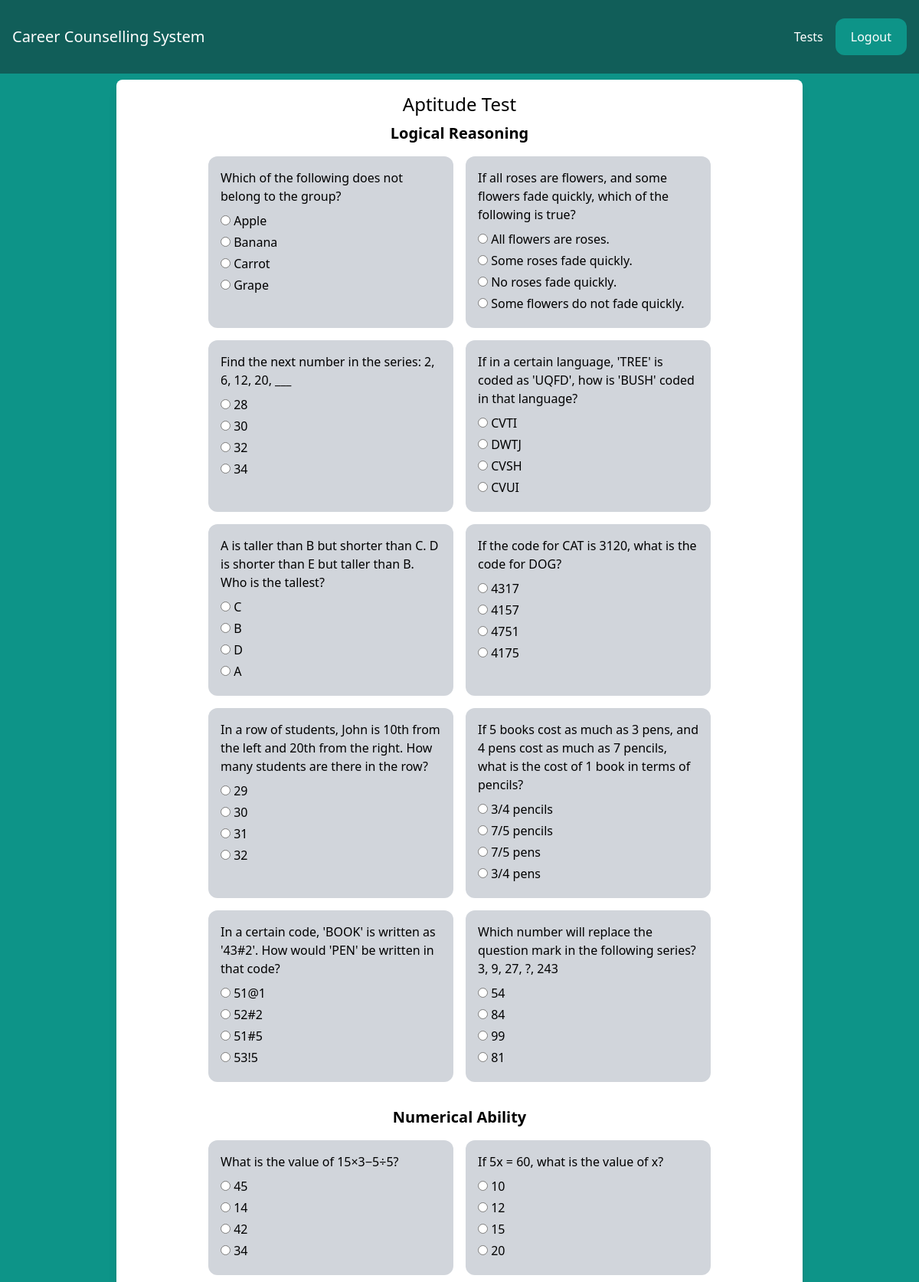
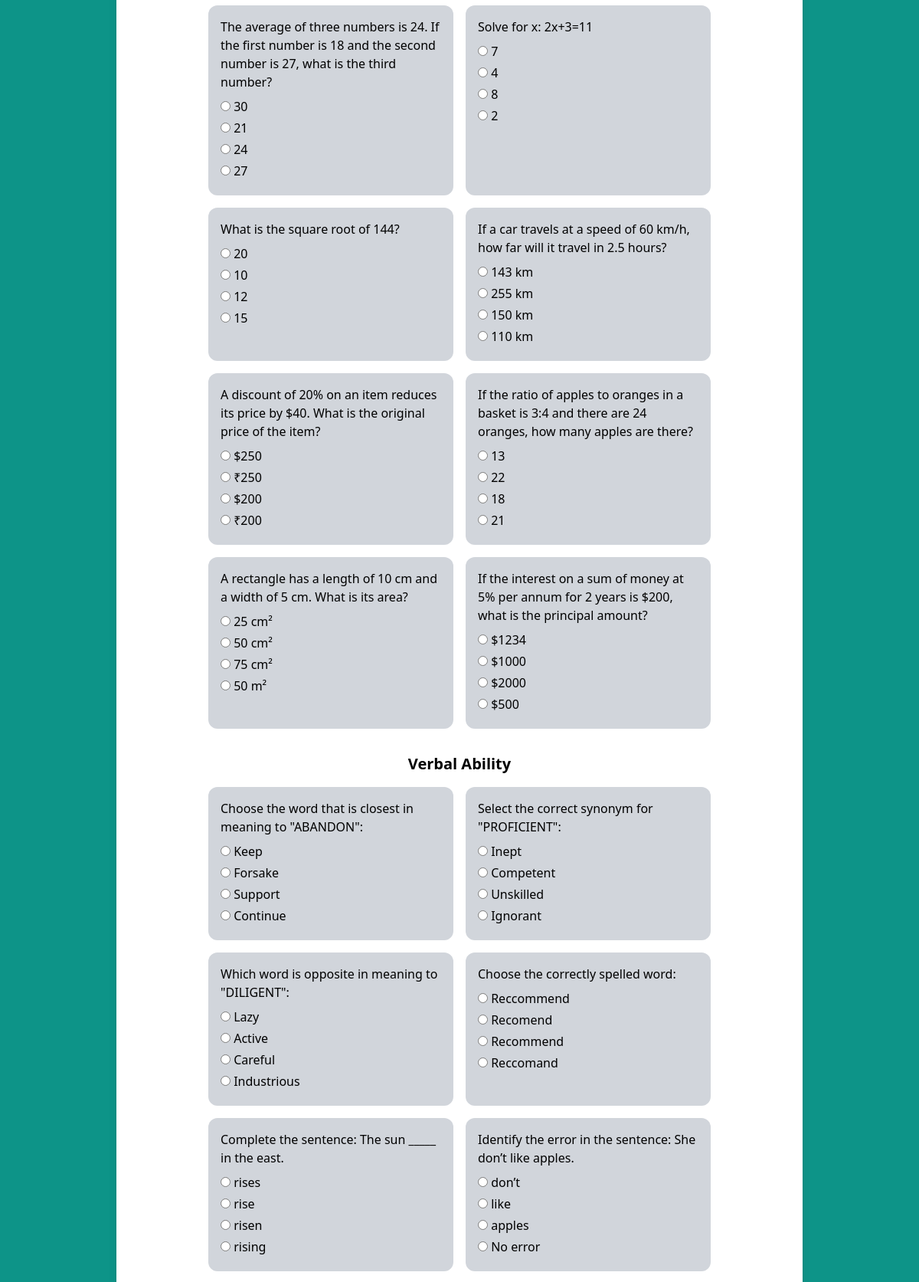
The page /tests/aptitude-test/ (signed in, upper part) on the database its author committed (2 pictures, top to bottom).
### tests/models.py (models this page shows)
class Question(models.Model):
    SECTION_CHOICES = (
        ('logical_reasoning', 'Logical Reasoning'),
        ('numerical_ability', 'Numerical Ability'),
        ('verbal_ability', 'Verbal Ability'),
    )
    text = models.CharField(max_length=200)
    section = models.CharField(max_length=50, choices=SECTION_CHOICES)
    option1 = models.CharField(max_length=100)
    option2 = models.CharField(max_length=100)
    option3 = models.CharField(max_length=100)
    option4 = models.CharField(max_length=100)
    correct_option = models.CharField(max_length=100)

### tests/views.py (the view)
# urls.py: path('aptitude-test/', aptitude_test, name='aptitude_test'),
@login_required
def aptitude_test(request):
    if request.method == 'POST':
        UserResponse.objects.filter(user=request.user).delete()
        for key, value in request.POST.items():
            if key.startswith('question_'):
                question_id = int(key.split('_')[1])
                selected_option = value
                question = Question.objects.get(id=question_id)
                score = 1 if selected_option == question.correct_option else 0
                UserResponse.objects.create(
                    user=request.user,
                    question=question,
                    selected_option=selected_option,
                    score=score,
                    section=question.section
                )
        return redirect('results')
    else:
        logical_reasoning_questions = Question.objects.filter(section='logical_reasoning')
        numerical_ability_questions = Question.objects.filter(section='numerical_ability')
        verbal_ability_questions = Question.objects.filter(section='verbal_ability')
        context = {
            'logical_reasoning_questions': logical_reasoning_questions,
            'numerical_ability_questions': numerical_ability_questions,
            'verbal_ability_questions': verbal_ability_questions
        }
        return render(request, 'aptitude.html', context)

### tests/templates/aptitude.html (shortened to what this page needs)
{% extends 'base.html' %}
{% block content %}
    <div class="w-full max-w-4xl mx-auto bg-white p-2 rounded-lg shadow-lg mt-2">
        <h1 class="text-center text-2xl p-2">Aptitude Test</h1>
        <form method="POST">
            <div class="mb-8">
                <h2 class="text-center text-xl font-bold mb-4">Logical Reasoning</h2>
                <div class="flex flex-wrap justify-center gap-4">
                    {% for question in logical_reasoning_questions %}
                    <div class="p-4 bg-gray-300 rounded-xl w-80">
                        <p class="mb-2">{{ question.text }}</p>
                        <label class="block mb-1">
                            <input type="radio" name="question_{{ question.id }}" value="{{ question.option1 }}"> {{ question.option1 }}
                        </label>
                        <label class="block mb-1">
                            <input type="radio" name="question_{{ question.id }}" value="{{ question.option2 }}"> {{ question.option2 }}
                        </label>
                        <label class="block mb-1">
                            <input type="radio" name="question_{{ question.id }}" value="{{ question.option3 }}"> {{ question.option3 }}
                        </label>
                        <label class="block mb-1">
                            <input type="radio" name="question_{{ question.id }}" value="{{ question.option4 }}"> {{ question.option4 }}
                        </label>
                    </div>
                    {% endfor %}
                </div>
            </div>
            <div class="mb-8">
                <h2 class="text-center text-xl font-bold mb-4">Numerical Ability</h2>
                <div class="flex flex-wrap justify-center gap-4">
                    {% for question in numerical_ability_questions %}
                    <div class="p-4 bg-gray-300 rounded-xl w-80">
                        <p class="mb-2">{{ question.text }}</p>
                        <label class="block mb-1">
                            <input type="radio" name="question_{{ question.id }}" value="{{ question.option1 }}"> {{ question.option1 }}
                        </label>
                        <label class="block mb-1">
                            <input type="radio" name="question_{{ question.id }}" value="{{ question.option2 }}"> {{ question.option2 }}
                        </label>
                        <label class="block mb-1">
                            <input type="radio" name="question_{{ question.id }}" value="{{ question.option3 }}"> {{ question.option3 }}
                        </label>
                        <label class="block mb-1">
                            <input type="radio" name="question_{{ question.id }}" value="{{ question.option4 }}"> {{ question.option4 }}
                        </label>
                    </div>
                    {% endfor %}
                </div>
            </div>
            <div class="mb-8">
                <h2 class="text-center text-xl font-bold mb-4">Verbal Ability</h2>
                <div class="flex flex-wrap justify-center gap-4">
                    {% for question in verbal_ability_questions %}
                    <div class="p-4 bg-gray-300 rounded-xl w-80">
                        <p class="mb-2">{{ question.text }}</p>
                        <label class="block mb-1">
                            <input type="radio" name="question_{{ question.id }}" value="{{ question.option1 }}"> {{ question.option1 }}
                        </label>
                        <label class="block mb-1">
                            <input type="radio" name="question_{{ question.id }}" value="{{ question.option2 }}"> {{ question.option2 }}
                        </label>
                        <label class="block mb-1">
                            <input type="radio" name="question_{{ question.id }}" value="{{ question.option3 }}"> {{ question.option3 }}
                        </label>
                        <label class="block mb-1">
                            <input type="radio" name="question_{{ question.id }}" value="{{ question.option4 }}"> {{ question.option4 }}
                        </label>
                    </div>
                    {% endfor %}
                </div>
            </div>
        </form>
    </div>
{% endblock %}

### career_app/templates/base.html (shortened to what this page needs)
<!DOCTYPE html>
<html lang="en">
<head>
    <script src="https://cdn.tailwindcss.com"></script>
</head>
<body class="bg-teal-600">
    <nav class="flex items-center justify-between px-4 py-6 bg-teal-800">
        <div>
            <a href="/" class="text-xl text-white">Career Counselling System</a>
        </div>
        <div class="flex items-center space-x-4">
            {% if request.user.is_authenticated %}
                <a href="/tests/" class="text-white hover:text-gray-200">Tests</a>
                <a href="/logout/" class="px-5 py-3 rounded-xl bg-teal-600 text-white hover:bg-teal-700">Logout</a>
            {% else %}
                <a href="/login/" class="text-white hover:text-gray-200">Login</a>
                <a href="/signup/" class="px-5 py-3 rounded-xl bg-teal-600 text-white hover:bg-teal-700">Sign Up</a>
            {% endif %}
        </div>
    </nav>
    {% block content %}
    {% endblock %}
</body>
</html>

### rows shown on the page
Question: text "Which of the following does not belong to the group?", option1 "Apple", option2 "Banana", option3 "Carrot", option4 "Grape"
Question: text "If all roses are flowers, and some flowers fade quickly, which of the following is true?", option1 "All flowers are roses.", option2 "Some roses fade quickly.", option3 "No roses fade quickly.", option4 "Some flowers do not fade quickly."
Question: text "Find the next number in the series: 2, 6, 12, 20, ___", option1 "28", option2 "30", option3 "32", option4 "34"
Question: text "If in a certain language, 'TREE' is coded as 'UQFD', how is 'BUSH' coded in that language?", option1 "CVTI", option2 "DWTJ", option3 "CVSH", option4 "CVUI"
Question: text "A is taller than B but shorter than C. D is shorter than E but taller than B. Who is the tallest?", option1 "C", option2 "B", option3 "D", option4 "A"
Question: text "If the code for CAT is 3120, what is the code for DOG?", option1 "4317", option2 "4157", option3 "4751", option4 "4175"
Question: text "In a row of students, John is 10th from the left and 20th from the right. How many students are there in the row?", option1 "29", option2 "30", option3 "31", option4 "32"
Question: text "If 5 books cost as much as 3 pens, and 4 pens cost as much as 7 pencils, what is the cost of 1 book in terms of pencils?", option1 "3/4 pencils", option2 "7/5 pencils", option3 "7/5 pens", option4 "3/4 pens"
Question: text "In a certain code, 'BOOK' is written as '43#2'. How would 'PEN' be written in that code?", option1 "51@1", option2 "52#2", option3 "51#5", option4 "53!5"
Question: text "Which number will replace the question mark in the following series? 3, 9, 27, ?, 243", option1 "54", option2 "84", option3 "99", option4 "81"
Question: text "What is the value of 15×3−5÷5?", option1 "45", option2 "14", option3 "42", option4 "34"
Question: text "If 5x = 60, what is the value of x?", option1 "10", option2 "12", option3 "15", option4 "20"
Question: text "The average of three numbers is 24. If the first number is 18 and the second number is 27, what is the third number?", option1 "30", option2 "21", option3 "24", option4 "27"
Question: text "Solve for x: 2x+3=11", option1 "7", option2 "4", option3 "8", option4 "2"
Question: text "What is the square root of 144?", option1 "20", option2 "10", option3 "12", option4 "15"
Question: text "If a car travels at a speed of 60 km/h, how far will it travel in 2.5 hours?", option1 "143 km", option2 "255 km", option3 "150 km", option4 "110 km"
Question: text "A discount of 20% on an item reduces its price by $40. What is the original price of the item?", option1 "$250", option2 "₹250", option3 "$200", option4 "₹200"
Question: text "If the ratio of apples to oranges in a basket is 3:4 and there are 24 oranges, how many apples are there?", option1 "13", option2 "22", option3 "18", option4 "21"
Question: text "A rectangle has a length of 10 cm and a width of 5 cm. What is its area?", option1 "25 cm²", option2 "50 cm²", option3 "75 cm²", option4 "50 m²"
Question: text "If the interest on a sum of money at 5% per annum for 2 years is $200, what is the principal amount?", option1 "$1234", option2 "$1000", option3 "$2000", option4 "$500"
Question: text "Choose the word that is closest in meaning to \"ABANDON\":", option1 "Keep", option2 "Forsake", option3 "Support", option4 "Continue"
Question: text "Select the correct synonym for \"PROFICIENT\":", option1 "Inept", option2 "Competent", option3 "Unskilled", option4 "Ignorant"
Question: text "Which word is opposite in meaning to \"DILIGENT\":", option1 "Lazy", option2 "Active", option3 "Careful", option4 "Industrious"
Question: text "Choose the correctly spelled word:", option1 "Reccommend", option2 "Recomend", option3 "Recommend", option4 "Reccomand"
Question: text "Complete the sentence: The sun _____ in the east.", option1 "rises", option2 "rise", option3 "risen", option4 "rising"
Question: text "Identify the error in the sentence: She don’t like apples.", option1 "don’t", option2 "like", option3 "apples", option4 "No error"
